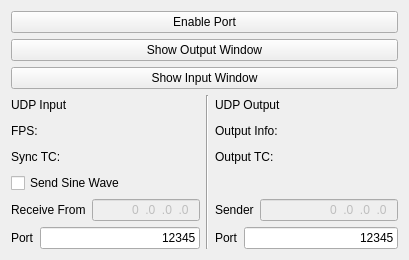
<?xml version="1.0" encoding="UTF-8"?>
<ui version="4.0">
 <class>MainWindow</class>
 <widget class="QMainWindow" name="MainWindow">
  <property name="geometry">
   <rect>
    <x>0</x>
    <y>0</y>
    <width>409</width>
    <height>260</height>
   </rect>
  </property>
  <property name="windowTitle">
   <string>MainWindow</string>
  </property>
  <widget class="QWidget" name="centralWidget">
   <layout class="QGridLayout" name="gridLayout_2">
    <item row="0" column="0">
     <layout class="QGridLayout" name="gridLayout_3">
      <item row="2" column="0">
       <widget class="QPushButton" name="pbShowInput">
        <property name="text">
         <string>Show Input Window</string>
        </property>
       </widget>
      </item>
      <item row="0" column="0">
       <widget class="QPushButton" name="pbEnable">
        <property name="text">
         <string>Enable Port</string>
        </property>
       </widget>
      </item>
      <item row="1" column="0">
       <widget class="QPushButton" name="pbShowOutput">
        <property name="text">
         <string>Show Output Window</string>
        </property>
       </widget>
      </item>
     </layout>
    </item>
    <item row="2" column="0">
     <layout class="QGridLayout" name="gridLayout">
      <item row="6" column="2">
       <layout class="QHBoxLayout" name="horizontalLayout_4">
        <item>
         <widget class="QLabel" name="label_6">
          <property name="text">
           <string>Port</string>
          </property>
         </widget>
        </item>
        <item>
         <widget class="QLineEdit" name="edtPortOp">
          <property name="inputMask">
           <string>#####</string>
          </property>
          <property name="text">
           <string>12345</string>
          </property>
          <property name="alignment">
           <set>Qt::AlignRight|Qt::AlignTrailing|Qt::AlignVCenter</set>
          </property>
         </widget>
        </item>
       </layout>
      </item>
      <item row="1" column="2">
       <widget class="QLabel" name="label_2">
        <property name="text">
         <string>UDP Output</string>
        </property>
       </widget>
      </item>
      <item row="1" column="0">
       <widget class="QLabel" name="label">
        <property name="text">
         <string>UDP Input</string>
        </property>
       </widget>
      </item>
      <item row="3" column="2">
       <widget class="QLabel" name="lblTc">
        <property name="text">
         <string>Output TC: </string>
        </property>
       </widget>
      </item>
      <item row="2" column="2">
       <widget class="QLabel" name="lblInfo">
        <property name="text">
         <string>Output Info:</string>
        </property>
       </widget>
      </item>
      <item row="2" column="0">
       <widget class="QLabel" name="lblFps">
        <property name="text">
         <string>FPS:</string>
        </property>
       </widget>
      </item>
      <item row="3" column="0">
       <widget class="QLabel" name="lblSTc">
        <property name="text">
         <string>Sync TC: </string>
        </property>
       </widget>
      </item>
      <item row="5" column="0">
       <layout class="QHBoxLayout" name="horizontalLayout">
        <item>
         <widget class="QLabel" name="label_3">
          <property name="text">
           <string>Receive From</string>
          </property>
         </widget>
        </item>
        <item>
         <widget class="QLineEdit" name="edtAddress">
          <property name="enabled">
           <bool>false</bool>
          </property>
          <property name="inputMask">
           <string>###.###.###.###</string>
          </property>
          <property name="text">
           <string>0.0.0.0</string>
          </property>
          <property name="alignment">
           <set>Qt::AlignRight|Qt::AlignTrailing|Qt::AlignVCenter</set>
          </property>
          <property name="readOnly">
           <bool>true</bool>
          </property>
         </widget>
        </item>
       </layout>
      </item>
      <item row="1" column="1" rowspan="6">
       <widget class="Line" name="line">
        <property name="orientation">
         <enum>Qt::Vertical</enum>
        </property>
       </widget>
      </item>
      <item row="6" column="0">
       <layout class="QHBoxLayout" name="horizontalLayout_2">
        <item>
         <widget class="QLabel" name="label_4">
          <property name="text">
           <string>Port</string>
          </property>
         </widget>
        </item>
        <item>
         <widget class="QLineEdit" name="edtPort">
          <property name="inputMask">
           <string>#####</string>
          </property>
          <property name="text">
           <string>12345</string>
          </property>
          <property name="alignment">
           <set>Qt::AlignRight|Qt::AlignTrailing|Qt::AlignVCenter</set>
          </property>
         </widget>
        </item>
       </layout>
      </item>
      <item row="5" column="2">
       <layout class="QHBoxLayout" name="horizontalLayout_5">
        <item>
         <widget class="QLabel" name="label_5">
          <property name="text">
           <string>Sender</string>
          </property>
         </widget>
        </item>
        <item>
         <widget class="QLineEdit" name="edtSendTo">
          <property name="enabled">
           <bool>false</bool>
          </property>
          <property name="inputMask">
           <string>###.###.###.###</string>
          </property>
          <property name="text">
           <string>0.0.0.0</string>
          </property>
          <property name="alignment">
           <set>Qt::AlignRight|Qt::AlignTrailing|Qt::AlignVCenter</set>
          </property>
          <property name="readOnly">
           <bool>true</bool>
          </property>
         </widget>
        </item>
       </layout>
      </item>
      <item row="4" column="0">
       <widget class="QCheckBox" name="cbSineWave">
        <property name="text">
         <string>Send Sine Wave</string>
        </property>
       </widget>
      </item>
     </layout>
    </item>
   </layout>
  </widget>
  <widget class="QMenuBar" name="menuBar">
   <property name="geometry">
    <rect>
     <x>0</x>
     <y>0</y>
     <width>409</width>
     <height>21</height>
    </rect>
   </property>
  </widget>
 </widget>
 <layoutdefault spacing="6" margin="11"/>
 <resources/>
 <connections/>
</ui>
